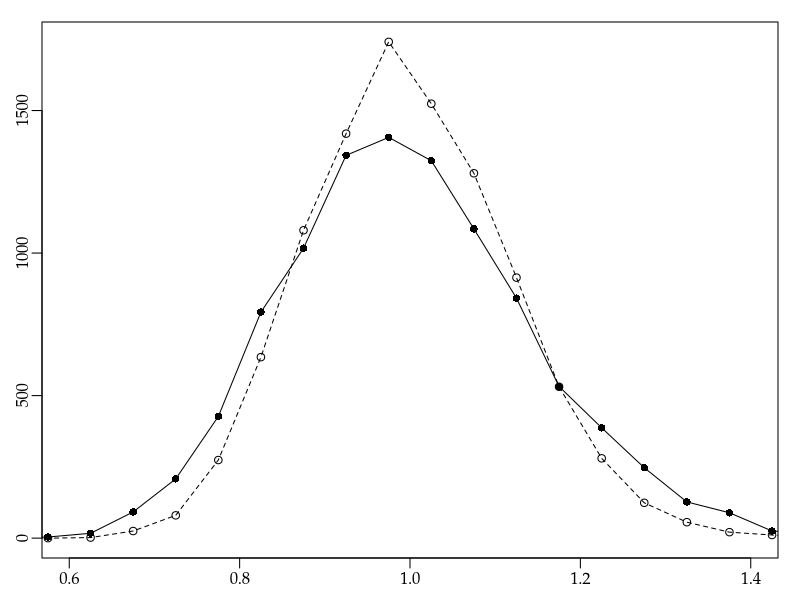

Here is the R script that generated this plot:
args = commandArgs()
basename = sub(".R$", "", sub("^--file=(.*/)?", "", args[grep("^--file=", args)]))
if (length(basename) != 0)
    quartz(type="pdf", file=paste0(basename, ".pdf"), width=3, height=3)
par(family="Palatino")
par(mgp=c(1.5,0.5,0)) # title and axis margins. default: c(3,1,0)
par(mar=c(2,2,1,1)+0.1) # bottom, left, top, right margins. default: c(5,4,4,2)+0.1
f = function() {
    x=rpois(144, 100)
    x1=x[1:143]
    x2=x[2:144]
    c(var(x)/mean(x), mean((x1-x2)^2/(x1+x2)))
}
r = replicate(10000, f())
h1 = hist(r[1,], breaks=seq(0,3,0.05), plot=FALSE)
h2 = hist(r[2,], breaks=seq(0,3,0.05), plot=FALSE)
plot(h1$mids, h1$counts, type="o", lty=2, xlim=c(0.6,1.4), xlab="", ylab="")
points(h2$mids, h2$counts, type="o", pch=16)
dev.off()
